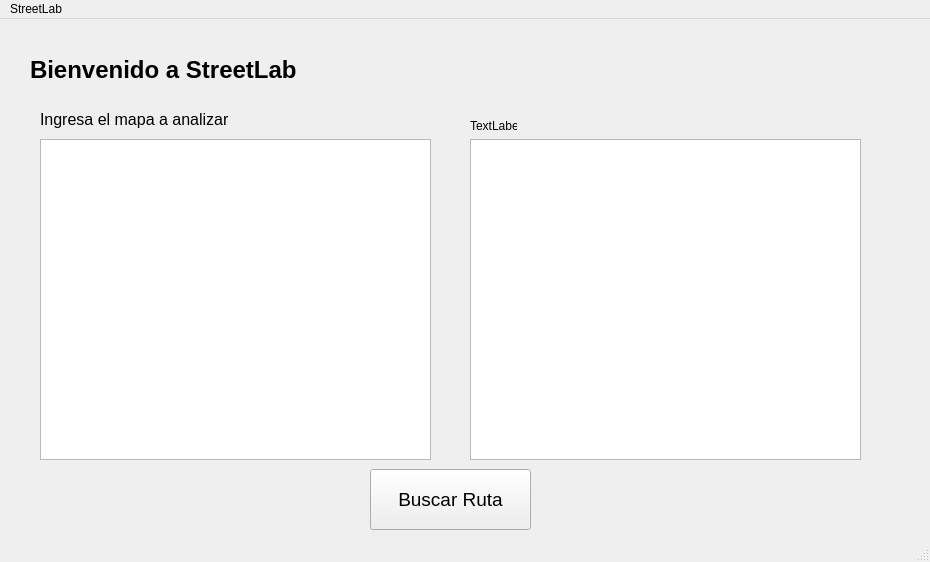
<?xml version="1.0" encoding="UTF-8"?>
<ui version="4.0">
 <class>MainWindow</class>
 <widget class="QMainWindow" name="MainWindow">
  <property name="geometry">
   <rect>
    <x>0</x>
    <y>0</y>
    <width>930</width>
    <height>562</height>
   </rect>
  </property>
  <property name="windowTitle">
   <string>MainWindow</string>
  </property>
  <widget class="QWidget" name="centralwidget">
   <widget class="QPushButton" name="pushButton">
    <property name="geometry">
     <rect>
      <x>370</x>
      <y>450</y>
      <width>161</width>
      <height>61</height>
     </rect>
    </property>
    <property name="font">
     <font>
      <pointsize>14</pointsize>
     </font>
    </property>
    <property name="layoutDirection">
     <enum>Qt::LeftToRight</enum>
    </property>
    <property name="text">
     <string>Buscar Ruta</string>
    </property>
   </widget>
   <widget class="QLabel" name="welcomeLabel">
    <property name="geometry">
     <rect>
      <x>30</x>
      <y>20</y>
      <width>381</width>
      <height>61</height>
     </rect>
    </property>
    <property name="font">
     <font>
      <pointsize>18</pointsize>
      <weight>75</weight>
      <bold>true</bold>
     </font>
    </property>
    <property name="text">
     <string>Bienvenido a StreetLab</string>
    </property>
   </widget>
   <widget class="QLabel" name="alertLabel">
    <property name="geometry">
     <rect>
      <x>40</x>
      <y>70</y>
      <width>241</width>
      <height>61</height>
     </rect>
    </property>
    <property name="font">
     <font>
      <pointsize>12</pointsize>
     </font>
    </property>
    <property name="text">
     <string>Ingresa el mapa a analizar</string>
    </property>
   </widget>
   <widget class="QTextEdit" name="textEdit">
    <property name="geometry">
     <rect>
      <x>40</x>
      <y>120</y>
      <width>391</width>
      <height>321</height>
     </rect>
    </property>
   </widget>
   <widget class="QLabel" name="label">
    <property name="geometry">
     <rect>
      <x>470</x>
      <y>100</y>
      <width>47</width>
      <height>13</height>
     </rect>
    </property>
    <property name="text">
     <string>TextLabel</string>
    </property>
   </widget>
   <widget class="QTextEdit" name="textSalida">
    <property name="geometry">
     <rect>
      <x>470</x>
      <y>120</y>
      <width>391</width>
      <height>321</height>
     </rect>
    </property>
   </widget>
  </widget>
  <widget class="QMenuBar" name="menubar">
   <property name="geometry">
    <rect>
     <x>0</x>
     <y>0</y>
     <width>930</width>
     <height>21</height>
    </rect>
   </property>
   <widget class="QMenu" name="menuStreetLAB">
    <property name="title">
     <string>StreetLab</string>
    </property>
   </widget>
   <addaction name="menuStreetLAB"/>
  </widget>
  <widget class="QStatusBar" name="statusbar"/>
 </widget>
 <resources/>
 <connections/>
</ui>
